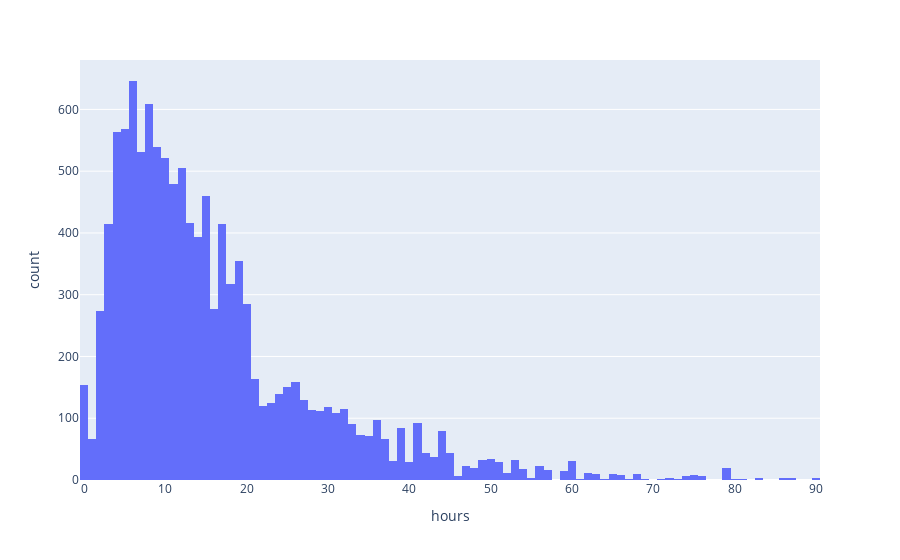

Source (notebook cell):
### Markdown cell above
When doing intial data analysis, histograms can provide great value for a viewer to understand the distribution of data

### Code cell
plt.hist(data=routes, x="hours")
plt.show()

### Figure 1 — Plotly figure (JSON) as saved in the notebook; plotly's stock layout.template omitted (floating-point values rounded to 4 significant figures; data arrays with more than 128 entries replaced by an {"elided": "..."} marker saying what was removed)
{"data": [{"bingroup": "x", "hovertemplate": "hours=%{x}<br>count=%{y}<extra></extra>", "legendgroup": "", "marker": {"color": "#636efa", "pattern": {"shape": ""}}, "name": "", "orientation": "v", "showlegend": false, "type": "histogram", "x": {"elided": "11597 float values"}, "xaxis": "x", "yaxis": "y"}], "layout": {"barmode": "relative", "legend": {"tracegroupgap": 0}, "margin": {"t": 60}, "xaxis": {"anchor": "y", "domain": [0, 1], "title": {"text": "hours"}}, "yaxis": {"anchor": "x", "domain": [0, 1], "title": {"text": "count"}}}}
